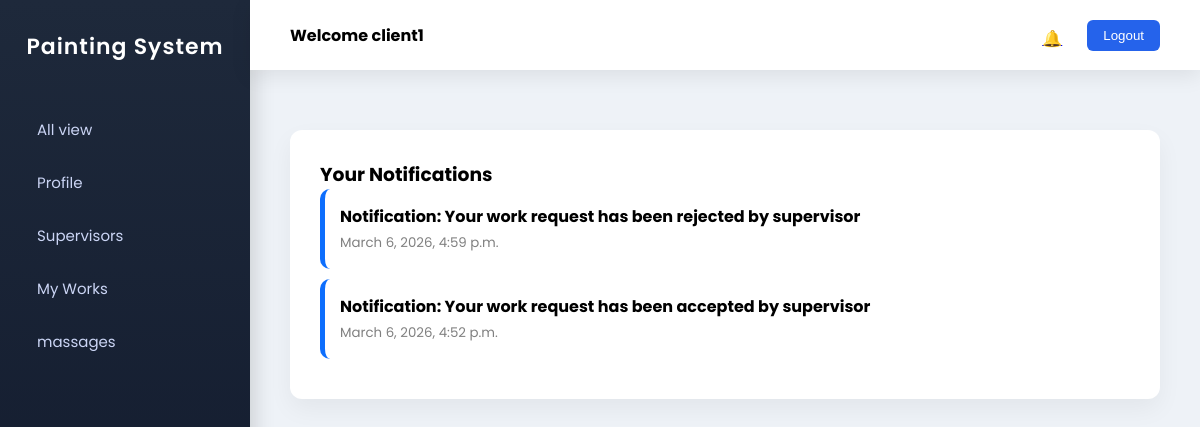
/client_notifications/ (signed in), run on an earlier commit of the app's database.
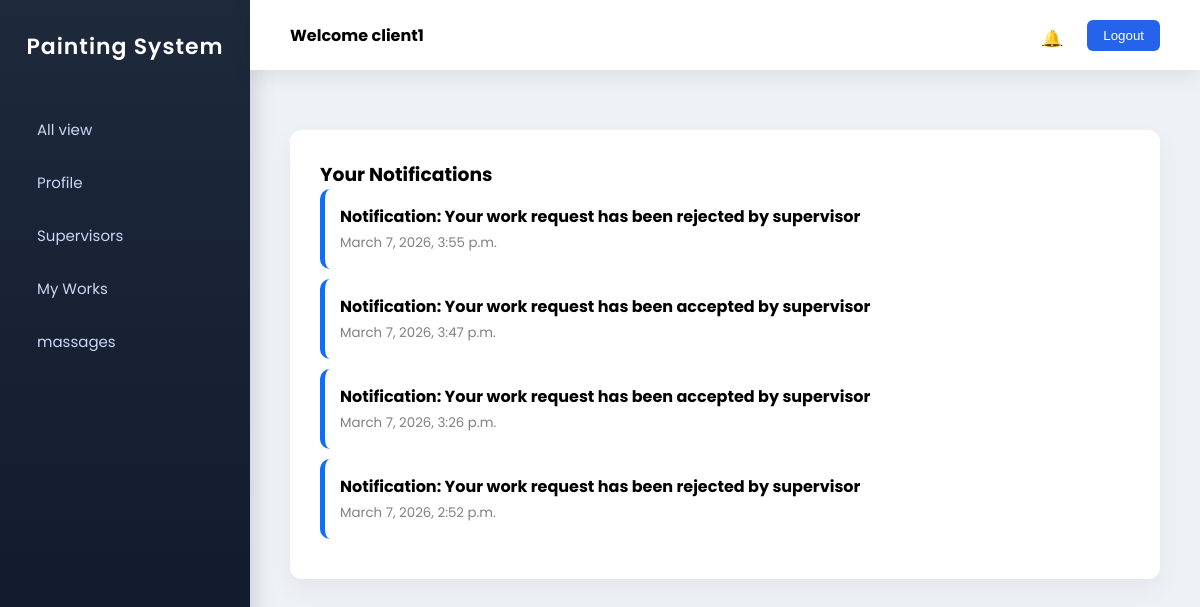
And on a later commit of the database.
### brush_track_app/models.py (models this page shows)
class Notification(models.Model):
    client = models.ForeignKey("Client", on_delete=models.CASCADE)
    supervisor = models.ForeignKey("Supervisor", on_delete=models.CASCADE)
    message= models.TextField()
    date_time = models.DateTimeField(auto_now_add=True)

### brush_track_app/clientview.py (the view)
# urls.py: path('client_notifications/',clientview.client_notifications,name="client_notifications"),
def client_notifications(request):
    client = Client.objects.get(client_details=request.user)
    notifications = Notification.objects.filter(client=client).order_by('-date_time')
    return render(request,'client/notifications.html',{'notifications':notifications})

### templates/client/notifications.html (shortened to what this page needs)
{% extends "client/client.html" %}
{% block content %}
<h3>Your Notifications</h3>
{% for n in notifications %}
<div style="background:#ffffff;padding:15px;margin-bottom:10px;border-radius:10px;border-left:5px solid {% if n.is_complaint %}#ef4444{% else %}#0d6efd{% endif %}">
<b>{% if n.is_complaint %}Complaint:{% else %}Notification:{% endif %} {{ n.message }}</b>
<br>
<small style="color:gray">{{ n.date_time }}</small>
</div>
{% empty %}
<p>No Notifications</p>
{% endfor %}
{% endblock %}

What changed in the data, as far as the page shows it:
no longer on this page (row edited): Notification: message "Your work request has been accepted by supervisor", date_time "March 6, 2026, 4:52 p.m."
added Notification: message "Your work request has been rejected by supervisor", date_time "March 7, 2026, 3:55 p.m."
added Notification: message "Your work request has been accepted by supervisor", date_time "March 7, 2026, 3:47 p.m."
added Notification: message "Your work request has been accepted by supervisor", date_time "March 7, 2026, 3:26 p.m."
changed Notification: date_time "March 6, 2026, 4:59 p.m." → "March 7, 2026, 2:52 p.m."
